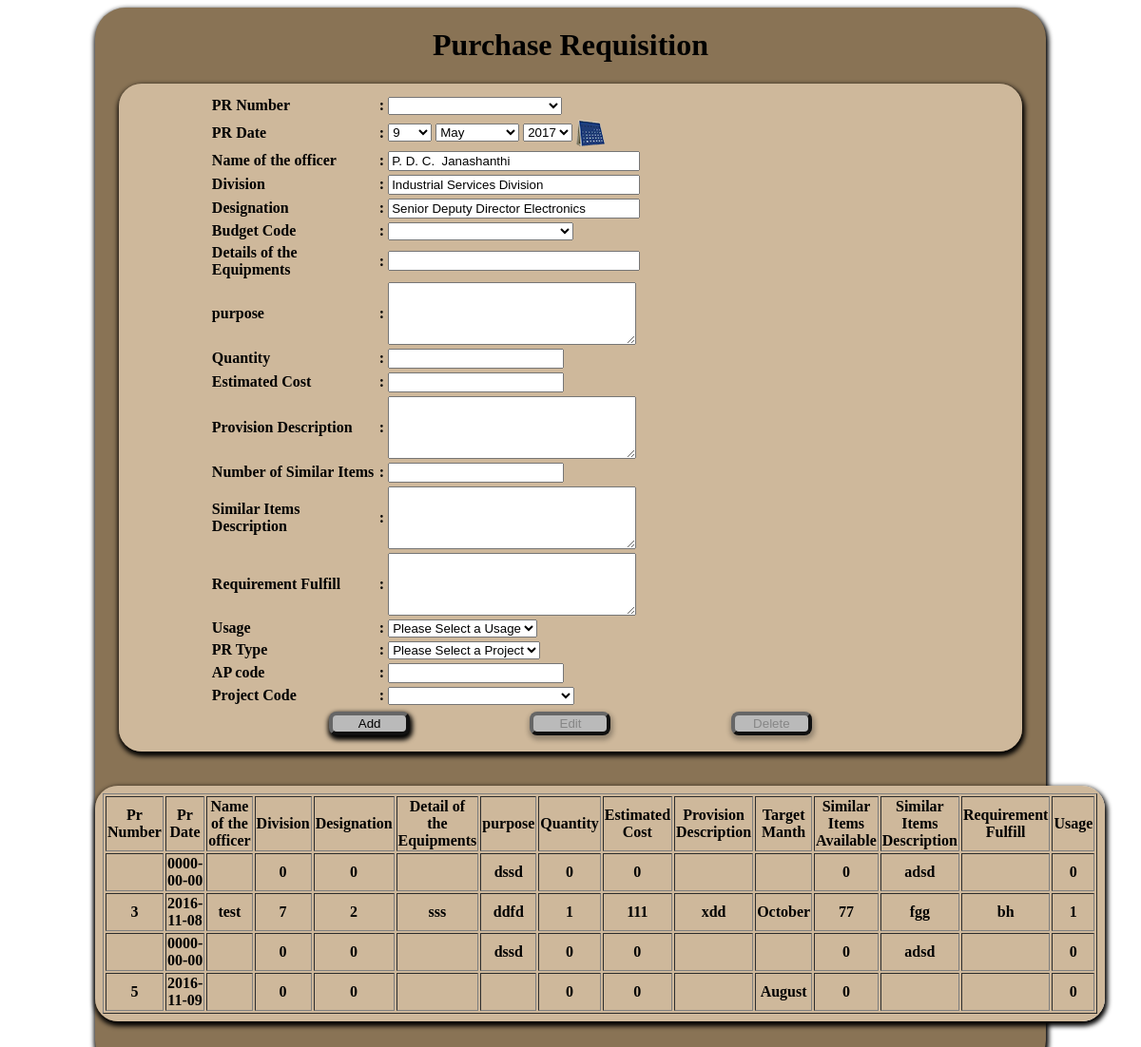
/pr_request.php (signed in), run on the app's committed database.
### tables this page shows
CREATE TABLE `emp_details_tbl` (
  `EmpNo` int(10) NOT NULL,
  `tec_member` varchar(10) NOT NULL,
  `Title` varchar(10) DEFAULT NULL,
  `Fullname` varchar(200) DEFAULT NULL,
  `NICNum` varchar(10) DEFAULT NULL,
  `DOB` date DEFAULT NULL,
  `Gender` varchar(6) DEFAULT NULL,
  `Email` varchar(100) DEFAULT NULL,
  `MobileNo` varchar(15) DEFAULT NULL,
  `DateofAppoinment` date DEFAULT NULL,
  `DivisionCode` int(5) DEFAULT NULL,
  `DesigCode` int(5) DEFAULT NULL,
  `EmpTypeCode` int(2) DEFAULT NULL,
  `CategoryCode` int(3) DEFAULT NULL,
  `RetirementDT` date DEFAULT NULL
);

CREATE TABLE `division_tbl` (
  `DivisionCode` int(5) NOT NULL,
  `Division` varchar(150) DEFAULT NULL,
  `sh_code` varchar(5) NOT NULL,
  `category` char(1) NOT NULL
);

CREATE TABLE `designation_tbl` (
  `DesigCode` int(5) NOT NULL,
  `Designation` varchar(150) NOT NULL
);

CREATE TABLE `pc_pr_dtls_tbl` (
  `pr_dtls_code` int(11) NOT NULL,
  `pr_no` varchar(25) NOT NULL,
  `applicant` int(10) NOT NULL,
  `serial_no` int(10) NOT NULL,
  `DivisionCode` int(5) NOT NULL,
  `Name_officer` varchar(300) NOT NULL,
  `descrip` varchar(200) NOT NULL,
  `pr_date` date NOT NULL,
  `quantity` double NOT NULL,
  `pur_ type` varchar(400) NOT NULL,
  `purpose` varchar(600) NOT NULL,
  `DesigCode` int(5) NOT NULL,
  `Dtls_of_equipment` varchar(1000) NOT NULL,
  `est_cost` double NOT NULL,
  `act_cost` double NOT NULL,
  `bud_pro_des` text NOT NULL,
  `alter_source` text NOT NULL,
  `provision_des` varchar(600) NOT NULL,
  `simiar_item` int(10) NOT NULL,
  `similar_des` text NOT NULL,
  `head_rec` int(10) NOT NULL,
  `head_rec_date` date NOT NULL,
  `head_rec_sta` varchar(3) NOT NULL,
  `rec_ddg` int(10) NOT NULL,
  `rec_ddg_date` date NOT NULL,
  `rec_ddg_sta` varchar(3) NOT NULL,
  `autri_dg` int(10) NOT NULL,
  `autri_dg_date` date NOT NULL,
  `autri_dg_sta` varchar(3) NOT NULL,
  `usage_no` int(11) NOT NULL,
  `req_fulfill` varchar(1000) NOT NULL,
  `target_month` varchar(500) NOT NULL,
  `pro_code` varchar(20) NOT NULL,
  `pr_type_no` int(11) NOT NULL,
  `file_no` varchar(25) NOT NULL,
  `remarks` varchar(10) DEFAULT NULL,
  `ap_code` varchar(20) NOT NULL
);

### phpfncs/Database.php (called while the page is built, shortened)
<?php
class DBOperations
{
private $ServerCon;
	public function Connect_to_DB($db)
	{
	$this->ServerCon = mysql_connect("localhost","root","");
	if (!$this->ServerCon)
		  {
		  die('Could not connect: ' . mysql_error());
		  }
	  else
		  {
			$this->DbCon =mysql_select_db('misaccdb', $this->ServerCon);
		  }
	}
	public function Exe_Qry($query)
	{
			$result = mysql_query($query, $this->ServerCon);
				if(!$result)
				{
					die('DB Error: ' . mysql_error(). " <br/>" .$query);
					echo '<script> alert ("'. mysql_error() .'"); </script>';
				}
				else
				{
					return $result;
				}
	}
	public function Next_Record($result)
	{
			return mysql_fetch_array($result);
	}
}
?>

### pr_request.php (the view, shortened to what this page needs)
<html>
<head>
<?php
require_once ("phpfncs/Database.php");
$db =new DBOperations('d');
$fncs= new FRMOperations();
$butOp=false;
$Quantity="";
$EstCost="";
    if (isset($_POST['apcode']))
{
	$apcode=$_POST['apcode'];
}
else
{
	$apcode="";
}
if (isset($_POST['dtls_of_equipment']))
{
	$dtls_of_equipment=$_POST['dtls_of_equipment'];
}
else
{
	$dtls_of_equipment="";
}
if (isset($_POST['purpose']))
{
	$purpose=$_POST['purpose'];
}
else
{
	$purpose="";
}
if (isset($_POST['Quantity']))
{
	$Quantity=$_POST['Quantity'];
}
else
{
	$Quantity="";
}
if (isset($_POST['provision_des']))
{
	$provision_des=$_POST['provision_des'];
}
else
{
	$provision_des="";
}
if (isset($_POST['EstCost']))
{
	$EstCost=$_POST['EstCost'];
}
else
{
	$EstCost="";
}
if (isset($_POST['provision_des']))
{
	$provision_des=$_POST['provision_des'];
}
else
{
	$provision_des="";
}
if (isset($_POST['PsEqi']))
{
	$PsEqi=$_POST['PsEqi'];
}
else
{
	$PsEqi="";
}
if (isset($_POST['req_fulfill']))
{
	$req_fulfill=$_POST['req_fulfill'];
}
else
{
	$req_fulfill="";
}
?>
<link href="css/Css_file.css" rel="stylesheet" type="text/css">
</head>
<body onLoad="sessSet('pr_request.php')" onClick="mytstfunc()">
<div id="wrapp">
 <form id="form1" name="form1" method="post" action="" >
  <table id="wrapped2" align="center" width="136%"  border="0" cellpadding="10" cellspacing="1">
   <caption>
   <h1>Purchase Requisition</h1>
   </caption>
   <tr>
    <td><table border="0" align="center">
      <tr>
       <th width="172" align="left">PR Number</th>
       <th width="5">:</th>
       <td width="569"><?php
	   	echo'<select name = "PrCodeLst" id = "PrCodeLst"  onChange="document.form1.submit()">
		<option value="new">Please Select a Pr Number</option>';
		$ress = $db->Exe_Qry("SELECT pr_no FROM pc_pr_dtls_tbl");
		while ($roww = $db->Next_Record($ress))
	    {
	        echo "<OPTION VALUE=".$roww["pr_no"].">".$roww["pr_no"]."</OPTION>";
		}
		echo'</select>';
	   ?>
       </td>
      </tr>
      <tr>
       <th align="left">PR Date</th>
       <th>:</th>
       <td><?php $fncs->CrtCalender("Prdate",date('y-m-d'),0);?></td>
      </tr>
      <tr>
       <th align="left">Name of the officer</th>
       <th>:</th><?php
	    $empno = $_SESSION['proclogin_un'];
	$ress = $db->Exe_Qry("select * from emp_details_tbl WHERE EmpNo='$empno'");
		while ($roww = $db->Next_Record($ress))
	    {
	       $fullname=$roww["Fullname"];
		}?>
       <td><input type="text" name="name_officer" id="name_officer" size="30" value="<?php echo $fullname;
		?>" /></td>
      </tr>
       <tr>
       <th align="left">Division</th>
       <th>:</th><?php
	    $empno = $_SESSION['proclogin_un'];
	$ress = $db->Exe_Qry("select * from division_tbl WHERE DivisionCode=(SELECT DivisionCode FROM emp_details_tbl WHERE EmpNo='$empno')");
		while ($roww = $db->Next_Record($ress))
	    {
	       $division=$roww["Division"];
		}?>
       <td><input type="text" name="divisionCode" id="divisionCode" size="30" value="<?php echo $division;
		?>" /></td>
      </tr>
       <tr>
       <th align="left">Designation</th>
       <th>:</th><?php
	    $empno = $_SESSION['proclogin_un'];
	$ress = $db->Exe_Qry("select * from designation_tbl WHERE DesigCode=(SELECT DesigCode FROM emp_details_tbl WHERE EmpNo='$empno')");
		while ($roww = $db->Next_Record($ress))
	    {
	       $desig=$roww["Designation"];
		}?>
       <td><input type="text" name="desigCode" id="desigCode" size="30" value="<?php echo $desig;
		?>" /></td>
      </tr>
	    <tr>
       <th align="left">Budget Code</th>
       <th>:</th>
       <td><select name="budCode" id = "budCode"  onChange="document.form1.submit()">
       </select></td>
      </tr>
	   <tr>
       <th align="left">Details of the Equipments</th>
       <th>:</th>
       <td><input type="text" name="dtls_of_equipment" id="dtls_of_equipment" size="30" value="<?php echo $dtls_of_equipment;?>" /></td>
      </tr>
	   <tr>
       <th align="left">purpose</th>
       <th>:</th>
       <td><textarea type="text" name="purpose" id="purpose"rows="4" cols="30"> <?php echo $purpose;?> </textarea> </td>
      </tr>
      <tr>
       <th align="left">Quantity</th>
       <th>:</th>
       <td><input type="text" name="Quantity" id="Quantity" value="<?php echo $Quantity;?>" /> </td>
      </tr>
      <tr>
       <th align="left">Estimated Cost</th>
       <th>:</th>
       <td><input type="text" name="EstCost" id="EstCost" value="<?php echo $EstCost;?>" /> </td>
      </tr>
      <tr>
       <th align="left">Provision Description</th>
       <th>:</th>
       <td><textarea type="text" name="provision_des" id="provision_des"rows="4" cols="30"> <?php echo $provision_des;?> </textarea> </td>
      </tr>
       <tr>
       <th align="left"> Number of Similar Items</th>
       <th>:</th>
       <td><input type="text" name="SimItems" id="SimItems" <?php echo $SimItems;?>/></td>
      </tr>
      <tr>
       <th align="left">Similar Items Description</th>
       <th>:</th>
       <td><textarea type="text" name="PsEqi" id="PsEqi"  rows="4" cols="30"><?php echo $PsEqi;?></textarea></td>
      </tr>
      <tr>
       <th align="left"> Requirement Fulfill</th>
       <th>:</th>
       <td><textarea type="text" name="req_fulfill" id="req_fulfill" rows="4" cols="30"><?php echo $req_fulfill;?></textarea></td>
      </tr>
      <tr>
       <th align="left">Usage</th>
       <th>:</th>
       <td>
       <?php
	   	echo'<select name = "Usage" id = "Usage" >
		<option value="new">Please Select a Usage</option>';
		echo'</select>';
	   ?> </td>
      </tr>
	  <tr>
       <th align="left">PR Type</th>
       <th>:</th>
       <td>
       <?php
	   	echo'<select name = "Pr_type" id = "Pr_type" >
		<option value="new">Please Select a Project</option>';
		echo'</select>';
	   ?></td>
      </tr>
        <tr>
       <th align="left">AP code</th>
       <th>:</th>
       <td><input type="text" name="apcode" id="apcode" value="<?php echo $apcode;?>" /> </td>
      </tr>
        <tr>
       <th align="left">Project Code</th>
       <th>:</th>
       <td>
       <?php
	   	echo'<select name = "pCode" id = "pCode" >
		<option value="new">Please Select a Project Code</option>';
		echo'</select>';
	   ?></td>
        </tr>
      <tr>
       <td colspan="4"><table width="100%" border="0">
         <tr>
          <td class="tbrow" width="6%">&nbsp;</td>
          <td class="tbrow" width="22%"><div align="center">
            <input name="btnAdd" type="submit" id="btnAdd" value="Add" <?php if ($butOp){echo 'disabled="disabled"';}?> />
           </div></td>
          <td class="tbrow" width="22%"><div align="center">
            <input name="btnEdi" type="submit" id="btnEdi" value="Edit" <?php if ($butOp==false){echo 'disabled="disabled"';}?> />
           </div></td>
          <td class="tbrow" width="22%"><div align="center">
            <input name="btnDel" type="submit" id="btnDel" value="Delete" <?php if ($butOp==false){echo 'disabled="disabled"';}?> />
           </div></td>
          <td class="tbrow"  width="6%">&nbsp;</td>
         </tr>
        </table>
         </td>
      </tr>
   </table></td>
   </tr>
  </table>
  <br />
  <br />
  <table width="1429"  cellpadding="5" cellspacing="3" id="wrapped">
   <tr>
    <th width="1162">
    <table id="tbl_district" border="1"  align="center" style="font-size:16px;" >
    <tr>
    <th>Pr Number</th>
    <th>Pr Date</th>
    <th>Name of the officer</th>
	<th>Division</th>
	<th>Designation</th>
	<th>Detail of the Equipments</th>
	<th>purpose</th>
    <th>Quantity</th>
    <th>Estimated Cost</th>
    <th>Provision Description</th>
	<th>Target Manth</th>
    <th>Similar Items Available</th>
    <th>Similar Items Description</th>
    <th>Requirement Fulfill</th>
    <th>Usage</th>
    </tr>
    <?php
    $ress=$db->Exe_Qry("SELECT * FROM pc_pr_dtls_tbl;");
	while ($roww = $db->Next_Record($ress))
	    {
	        echo "<tr>
			<th>".$roww["pr_no"]."</th>
			<th>".$roww["pr_date"]."</th>
			<th>".$roww["Name_officer"]."</th>
			<th>".$roww["DivisionCode"]."</th>
			<th>".$roww["DesigCode"]."</th>
			<th>".$roww["Dtls_of_equipment"]."</th>
			<th>".$roww["purpose"]."</th>
			<th>".$roww["quantity"]."</th>
			<th>".$roww["est_cost"]."</th>
			<th>".$roww["provision_des"]."</th>
			<th>".$roww["target_month"]."</th>
			<th>".$roww["simiar_item"]."</th>
			<th>".$roww["similar_des"]."</th>
			<th>".$roww["req_fulfill"]."</th>
			<th>".$roww["usage_no"]."</th>
			</tr>";
		}
	?>
	</table>
    </th>
   </tr>
  </table>
 </form>
 <br />
 <br />
</div>
</body>
</html>

### css/Css_file.css (style rules this page uses)
Caption { color:#000000; white-space:nowrap; }
#wrapp { width:1000px; margin:auto; background:#897355; box-shadow:1px 3px 5px 2px; border-radius:2em; }
input[type="submit"],#browse,#start-upload,.butt { background:#bababa; border-radius: 8px; border-color:#666666; border-width:4px; width:85px; box-shadow:1px 3px 5px 2px; }
#wrapped { background:url(../images/inbg5.png); margin:auto; width:750px; box-shadow:1px 3px 5px 2px; border-radius:1.5em; }
#wrapped2 { background:url(../images/inbg5.png); margin:auto; width:95%; box-shadow:1px 3px 5px 2px; border-radius:1.5em; }
th, td { font-weight:bolder; vertical-align:central; color:#000; font-size:16px; }

### data on the page
emp_details_tbl: name_officer "P. D. C. Janashanthi"
division_tbl: divisionCode "Industrial Services Division"
designation_tbl: desigCode "Senior Deputy Director Electronics"
pc_pr_dtls_tbl: pr_date "0000-00-00", DivisionCode "0", DesigCode "0", purpose "dssd", quantity "0", est_cost "0", simiar_item "0", similar_des "adsd", usage_no "0"
pc_pr_dtls_tbl: pr_no "3", pr_date "2016-11-08", Name_officer "test", DivisionCode "7", DesigCode "2", Dtls_of_equipment "sss", purpose "ddfd", quantity "1", est_cost "111", provision_des "xdd", target_month "October", simiar_item "77", similar_des "fgg", req_fulfill "bh", usage_no "1"
pc_pr_dtls_tbl: pr_date "0000-00-00", DivisionCode "0", DesigCode "0", purpose "dssd", quantity "0", est_cost "0", simiar_item "0", similar_des "adsd", usage_no "0"
pc_pr_dtls_tbl: pr_no "5", pr_date "2016-11-09", DivisionCode "0", DesigCode "0", quantity "0", est_cost "0", target_month "August", simiar_item "0", usage_no "0"

### other printed values
form field value "9"
form field value "May"
form field value "2017"
